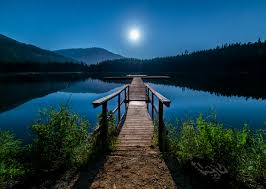
#> input picture OpenCV/Images/roadway.jpg, 266 x 189 px
$ python 16_grad_edges.py
#> lines starting #> are read from the running program, lines starting #| are printed output that depends on the picture; after the words box and inside, x2 and y2 are one past the last pixel; in counts of white or black regions, pixels touching at a corner belong together

import cv2 as cv

import matplotlib.pyplot as plt
import numpy as np


img =  cv.imread('Images/roadway.jpg')
#> img is the input picture: shape (189, 266, 3); mean B, G, R 82.2, 65.3, 27.7
# cv.imshow('Img',img)

gray = cv.cvtColor(img,cv.COLOR_BGR2GRAY)
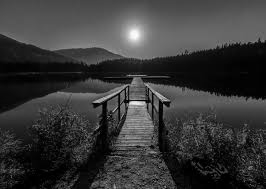
#> gray: shape (189, 266); min 0, max 255, mean 56
cv.imshow('Gray',gray)

#edge detection
#laplacian - edge

lap = cv.Laplacian(gray, cv.CV_64F)
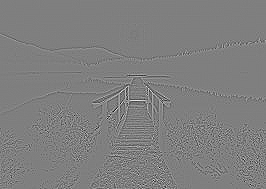
#> lap: shape (189, 266) float64; min -376, max 377, mean 0; drawn with min black and max white
lap = np.uint8(np.absolute(lap))
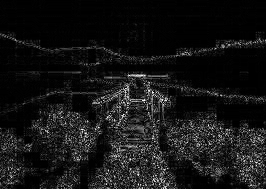
#> lap: shape (189, 266); min 0, max 254, mean 21.4
cv.imshow('laplacian',lap )

# sobel --> gradients  ---> in direction  in x and y
sobelx = cv.Sobel(gray,cv.CV_32F,1,0)
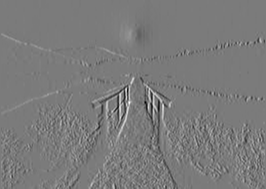
#> sobelx: shape (189, 266) float32; min -605, max 649, mean 0.2; drawn with min black and max white
sobely = cv.Sobel(gray,cv.CV_32F,1,0)
combined_sobel =  cv.bitwise_or(sobelx,sobely)

cv.imshow('sobex',sobelx)
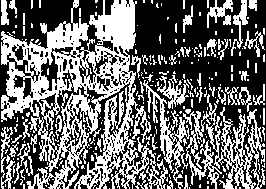
#> window 'sobex': shape (189, 266); 42.2% white; 250 white regions (199 under 20 px), largest, box (x1, y1, x2, y2) and area: (1, 0, 168, 189) 12488, (183, 94, 265, 189) 2724, (143, 80, 190, 189) 1061
cv.imshow('sobely',sobely)
cv.imshow('comb     sobel',combined_sobel)

#canny  edges -> adv algorithm
canny = cv.Canny(gray ,150 ,175)
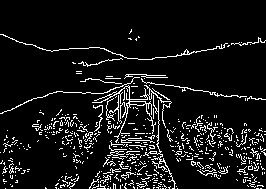
#> canny: shape (189, 266); 8.7% white in thin lines or dots, all inside (x1, y1, x2, y2) = (0, 29, 266, 189)
cv.imshow('Canny',canny)

cv.waitKey(0)

$ run again, with OpenCV/Images/group_p.jpg copied over OpenCV/Images/roadway.jpg
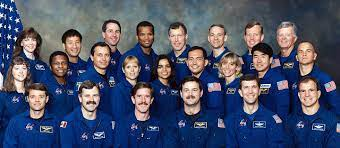
#> input picture OpenCV/Images/group_p.jpg, 340 x 148 px
#> img is the input picture: shape (148, 340, 3); mean B, G, R 103, 79.9, 72.8
#> `cv.imshow('sobex',sobelx)`:
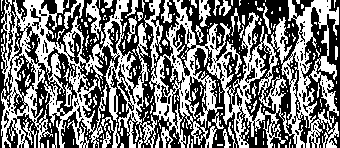
#> window 'sobex': shape (148, 340); 47% white; 266 white regions (216 under 20 px), largest, box (x1, y1, x2, y2) and area: (1, 0, 339, 148) 19362, (86, 0, 104, 44) 297, (322, 122, 339, 148) 206
#> `canny = cv.Canny(gray ,150 ,175)`:
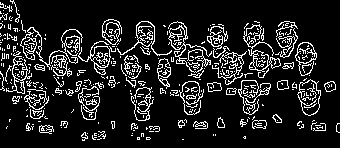
#> canny: shape (148, 340); 13.3% white in thin lines or dots
